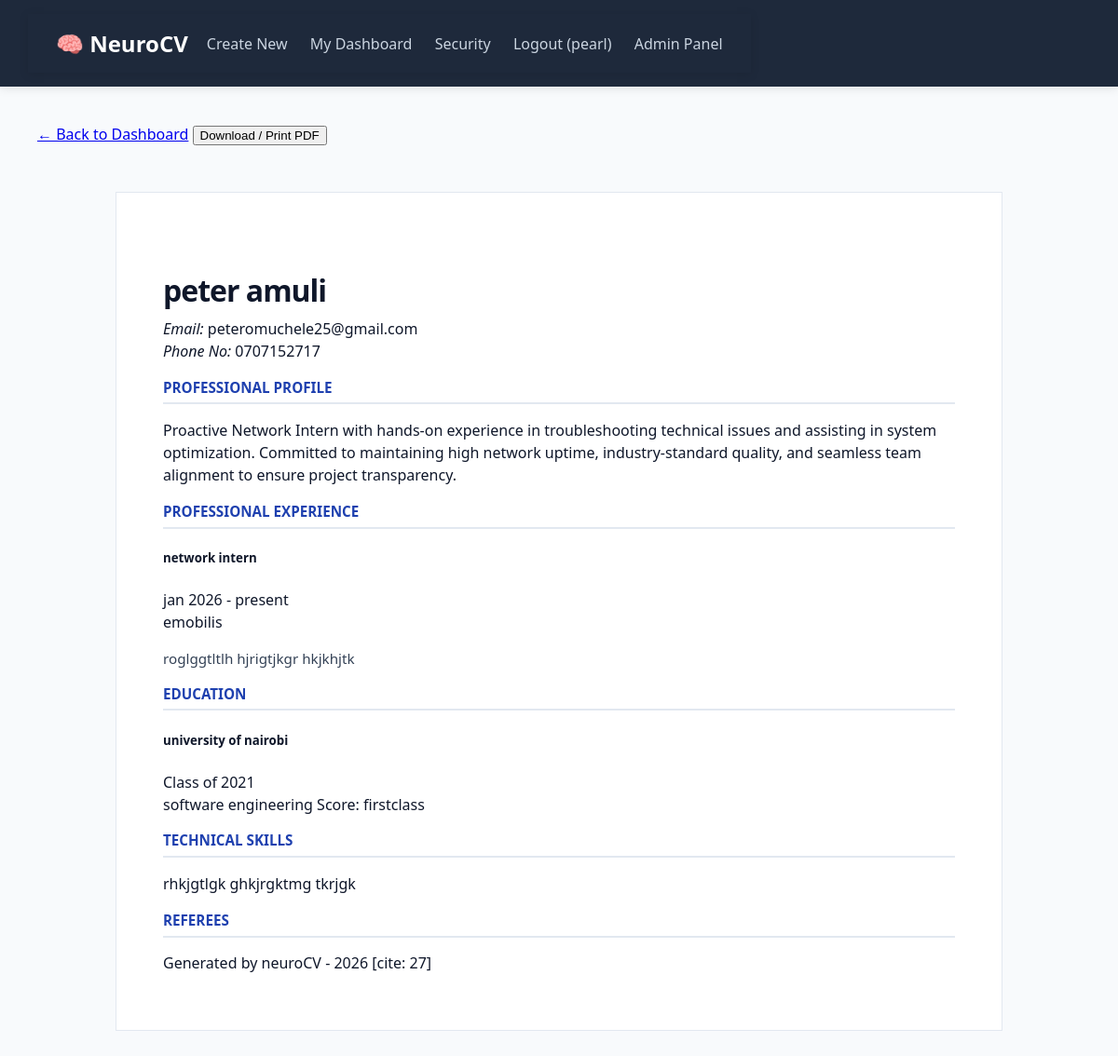
Page /resume/43/ (signed in) on the committed database.
### neuroCV/models.py (models this page shows, shortened)
class Resume(models.Model):
    user = models.ForeignKey(User, on_delete=models.CASCADE, null=True, blank=True)
    full_name = models.CharField(max_length=255)
    email = models.EmailField()
    phone = models.CharField(max_length=20)
    university = models.CharField(max_length=255)
    course = models.CharField(max_length=255)
    score = models.CharField(max_length=100)
    year = models.CharField(max_length=50) # Changed to CharField for flexibility (e.g., "2022-2026")
    company = models.CharField(max_length=255)
    role = models.CharField(max_length=255)
    duration = models.CharField(max_length=100)
    responsibilities = models.TextField()
    ai_summary = models.TextField(blank=True, null=True)
    ai_bullet = models.TextField(blank=True, null=True)
    skills = models.TextField()
    ref1_name = models.CharField(max_length=255, blank=True)
    ref1_job = models.CharField(max_length=255, blank=True)
    ref1_contact = models.CharField(max_length=255, blank=True)
    ref2_name = models.CharField(max_length=255, blank=True)
    ref2_job = models.CharField(max_length=255, blank=True)
    ref2_contact = models.CharField(max_length=255, blank=True)
    is_paid = models.BooleanField(default=False)
    checkout_request_id = models.CharField(max_length=100, blank=True, null=True)
    created_at = models.DateTimeField(auto_now_add=True)
    class Meta:
        ordering = ['-created_at'] # Shows newest resumes first in the dashboard

### neuroCV/views.py (the view)
# urls.py: path('resume/<int:pk>/', views.resume_detail, name='resume_detail'), # Your current resume view
@login_required # <--- Protects resume details
def resume_detail(request, pk):
    cv_data = get_object_or_404(Resume, pk=pk)
    return render(request, 'neuroCV/resume.html', {'cv': cv_data})

### neuroCV/templates/neuroCV/resume.html (shortened to what this page needs)
{% extends 'base.html' %}
{% block content %}
<div class="no-print container mt-4">
    <a href="{% url 'dashboard' %}" class="btn btn-outline-secondary">← Back to Dashboard</a>
    <button onclick="window.print()" class="btn btn-primary float-end">Download / Print PDF</button>
</div>
<div class="resume-paper shadow-sm">
    <div class="resume-header text-center">
        <h1 class="display-5 fw-bold text-uppercase">{{ cv.full_name }}</h1>
        <div class="contact-success text-muted">
            <i class="bi bi-envelope">Email: </i> {{ cv.email }}
            <br>
            <i class="bi bi-telephone">Phone No: </i> {{ cv.phone }}
        </div>
    </div>
    <div class="resume-section profile-box mt-4">
        <h3 class="section-title">Professional Profile</h3>
        <div class="content-text p-3 bg-light border-start border-primary border-4 rounded">
            {{ cv.ai_summary|linebreaks }}
        </div>
    </div>
    <div class="resume-section mt-4">
        <h3 class="section-title">Professional Experience</h3>
        <div class="entry mb-3">
            <div class="d-flex justify-content-between align-items-baseline">
                <h5 class="fw-bold mb-0">{{ cv.role }}</h5>
                <span class="text-muted small fw-bold">{{ cv.duration }}</span>
            </div>
            <div class="text-primary fw-semibold mb-2">{{ cv.company }}</div>
            <div class="responsibilities-text ps-3 border-start">
                {{ cv.responsibilities|linebreaks }}
            </div>
        </div>
    </div>
    <div class="resume-section mt-4">
        <h3 class="section-title">Education</h3>
        <div class="entry">
            <div class="d-flex justify-content-between align-items-baseline">
                <h5 class="fw-bold mb-0">{{ cv.university }}</h5>
                <span class="text-muted small fw-bold">Class of {{ cv.year }}</span>
            </div>
            <div class="d-flex justify-content-between">
                <span class="text-dark">{{ cv.course }}</span>
                <span class="badge bg-secondary">Score: {{ cv.score }}</span>
            </div>
        </div>
    </div>
    <div class="resume-section mt-4">
        <h3 class="section-title">Technical Skills</h3>
        <p class="ps-2">{{ cv.skills }}</p>
    </div>
    <div class="resume-section mt-4">
        <h3 class="section-title">Referees</h3>
    </div>
    <div class="resume-footer mt-5 text-center text-muted border-top pt-3 small">
        Generated by neuroCV - 2026 [cite: 27]
    </div>
</div>
{% endblock %}

### templates/base.html (shortened to what this page needs)
<!DOCTYPE html>
<html lang="en">
<head>
</head>
<body>
    <nav class="navbar">
        <nav class="navbar">
        <a href="{% url 'home' %}" class="nav-logo">🧠 NeuroCV</a>
        <div class="nav-links">
            <a href="{% url 'home' %}">Create New</a>
            {% if user.is_authenticated %}
                <a href="{% url 'dashboard' %}">My Dashboard</a>
                <a href="{% url 'password_change' %}">Security</a>
                <form action="{% url 'logout' %}" method="post" style="display:inline; margin-left: 20px;">
                    <button type="submit" style="background:none; border:none; color:#cbd5e1; font-family:inherit; font-size:inherit; cursor:pointer; font-weight:500; padding:0;">
                        Logout ({{ user.username }})
                    </button>
                      {% else %}
                <a href="{% url 'login' %}">Login</a>
            {% endif %}
                </form>
            <a href="/admin/" target="_blank">Admin Panel</a>
        </div>
    </nav>
    </nav>
    <div class="container">
        {% block content %}
        {% endblock %}
    </div>
</body>
</html>

### templates/base.html (style rules this page uses)
:root { --primary: #2563eb; --dark: #1e293b; }
body { font-family: 'Segoe UI', sans-serif; margin: 0; background: #f8fafc; }
.navbar { background: var(--dark); padding: 15px 30px; display: flex; justify-content: space-between; align-items: center; color: white; box-shadow: 0 2px 10px rgba(0,0,0,0.1); }
.nav-logo { font-weight: bold; font-size: 1.5rem; color: white; text-decoration: none; }
.nav-links a { color: #cbd5e1; text-decoration: none; margin-left: 20px; font-weight: 500; transition: color 0.3s; }
.container { padding: 20px; }

### neuroCV/templates/neuroCV/resume.html (style rules this page uses)
:root { --resume-blue: #1e40af; --text-dark: #0f172a; --border-color: #e2e8f0; }
.resume-paper { background: white; padding: 60px 50px; max-width: 850px; margin: 30px auto; border: 1px solid var(--border-color); color: var(--text-dark); line-height: 1.5; }
.resume-header h1 { letter-spacing: -1px; margin-bottom: 5px; }
.section-title { font-size: 0.95rem; color: var(--resume-blue); font-weight: 800; text-transform: uppercase; border-bottom: 2px solid var(--border-color); margin-bottom: 15px; padding-bottom: 5px; }
.responsibilities-text { font-size: 0.95rem; color: #334155; }

### rows in the picture
Resume: full_name "peter amuli", email "peteromuchele25@gmail.com", phone "0707152717", ai_summary "Proactive Network Intern with hands-on experience in troubleshooting technical issues and assisting in system optimization. Committed to maintaining high network uptime, industry-standard quality, and seamless team alignment to ensure project transparency.", role "network intern", duration "jan 2026 - present", company "emobilis", responsibilities "roglggtltlh hjrigtjkgr hkjkhjtk", university "university of nairobi", year "2021", course "software engineering", score "firstclass", skills "rhkjgtlgk ghkjrgktmg tkrjgk"

### other values in the picture
{{ user.username }} "pearl"
